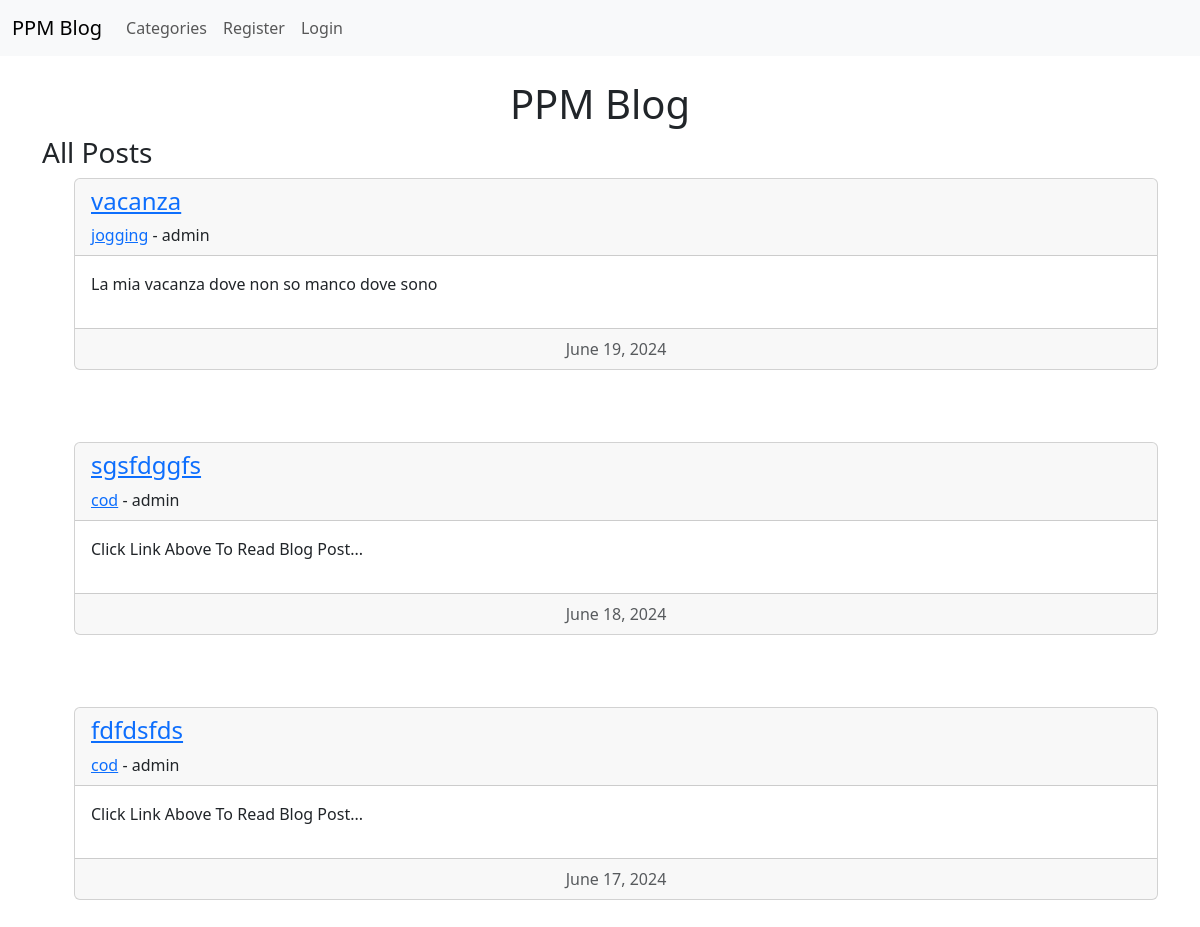
Before: / with the older database file.
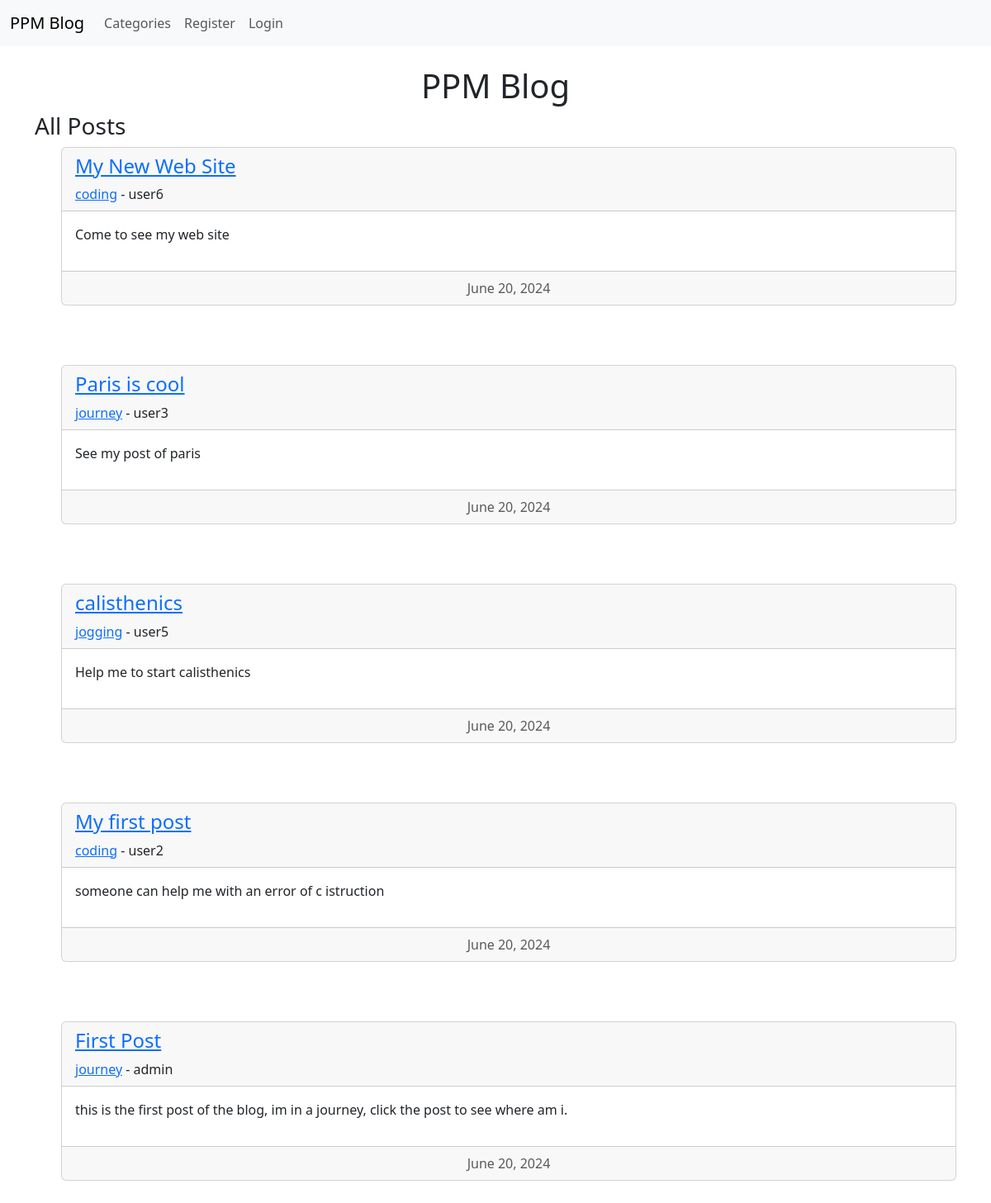
After: the same page with the newer database file.
### theblog/models.py (models this page shows, shortened)
class Post(models.Model):
    title = models.CharField(max_length=255)
    header_image = models.ImageField(null=True, blank=True, upload_to="images/")
    title_tag = models.CharField(max_length=255)
    author = models.ForeignKey(User, on_delete=models.CASCADE)
    body = RichTextField(blank=True, null=True)
    post_date = models.DateField(auto_now_add=True)
    category = models.CharField(max_length=255, default='uncategory')
    snippet = models.CharField(max_length=255, default='Click Link Above To Read Blog Post...')
    likes = models.ManyToManyField(User, related_name='blog_posts')
    unlikes = models.ManyToManyField(User, related_name='blog_posts_u')

### theblog/views.py (the view)
# urls.py: path('', HomeView.as_view(), name='home'),
class HomeView(ListView):
    model = Post
    template_name = 'home.html'
    category = Category.objects.all()
    ordering = ['-post_date', '-id']
    def get_context_data(self, *args, **kwargs):
        category_menu = Category.objects.all()
        context = super(HomeView, self).get_context_data(*args, **kwargs)
        context["category_menu"] = category_menu
        return context

### theblog/templates/home.html (shortened to what this page needs)
{% extends 'base.html' %}
{% block content %}
    <h1 style="text-align: center">PPM Blog</h1>
    <h3>All Posts</h3>
    <ul>
    {% for post in object_list %}
    	<li style="list-style-type: none">
            <div class="card">
              <div class="card-header">
                  <h4><a href="{% url 'article-detail' post.pk %}">{{ post.title }}</a></h4>
                  <a href="{% url 'category' post.category|slugify %}">{{ post.category }}</a>
                - {{ post.author.username }}
              </div>
              <div class="card-body">
                <p>{{ post.snippet | slice:":500" | safe}}</p>
              </div>
              <div class="card-footer text-body-secondary text-center">
                {{ post.post_date }}
              </div>
            </div>
            <br/><br/><br/>
        </li>
    {% endfor %}
    </ul>
{% endblock %}

Changed rows visible on the page:
removed Post: title "vacanza", category "jogging", author.username "admin", snippet "La mia vacanza dove non so manco dove sono", post_date "June 19, 2024"
removed Post: title "sgsfdggfs", category "cod", author.username "admin", snippet "Click Link Above To Read Blog Post...", post_date "June 18, 2024"
removed Post: title "fdfdsfds", category "cod", author.username "admin", snippet "Click Link Above To Read Blog Post...", post_date "June 17, 2024"
added Post: title "My New Web Site", category "coding", author.username "user6", snippet "Come to see my web site", post_date "June 20, 2024"
added Post: title "Paris is cool", category "journey", author.username "user3", snippet "See my post of paris", post_date "June 20, 2024"
added Post: title "calisthenics", category "jogging", author.username "user5", snippet "Help me to start calisthenics", post_date "June 20, 2024"
added Post: title "My first post", category "coding", author.username "user2", snippet "someone can help me with an error of c istruction", post_date "June 20, 2024"
added Post: title "First Post", category "journey", author.username "admin", snippet "this is the first post of the blog, im in a journey, click the post to see where am i.", post_date "June 20, 2024"
